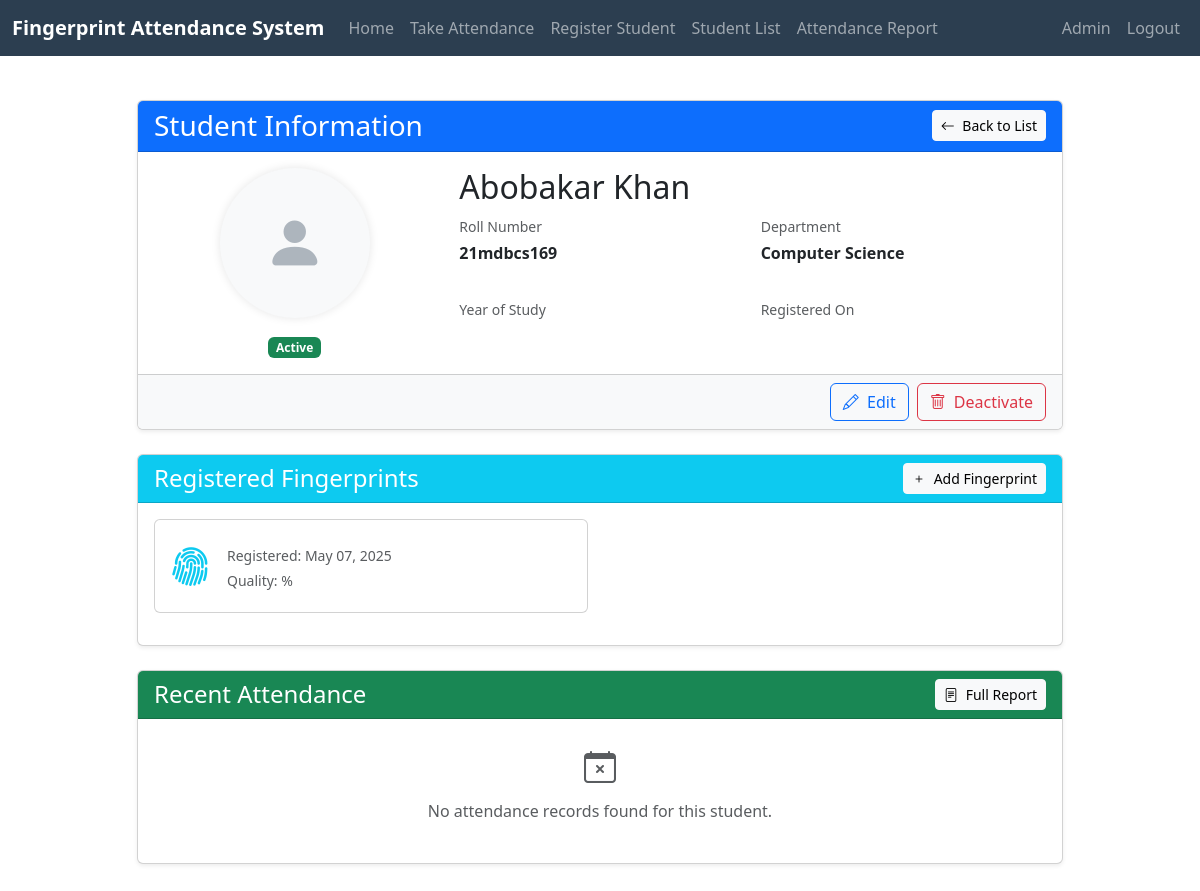
Page /students/3/ (signed in) on the committed database.
### attendance/models.py (models this page shows, shortened)
class Student(models.Model):
    name = models.CharField(max_length=100)
    roll_number = models.CharField(max_length=20, unique=True)
    department = models.ForeignKey(Department, on_delete=models.CASCADE)
    joined_date = models.DateTimeField(default=timezone.now)
    is_active = models.BooleanField(default=True)

class Department(models.Model):
    name = models.CharField(max_length=100)

class FingerPrint(models.Model):
    student = models.ForeignKey(Student, on_delete=models.CASCADE, related_name='fingerprints')
    fingerprint_data = models.BinaryField()  # Store fingerprint template as binary data
    finger_label = models.CharField(max_length=20, default="Right Index")  # e.g., "Right Index", "Left Thumb"
    created_at = models.DateTimeField(auto_now_add=True)
    updated_at = models.DateTimeField(auto_now=True)
    class Meta:
        unique_together = ('student', 'finger_label')

### attendance/views.py (the view)
# urls.py: path('students/<int:student_id>/', views.student_detail, name='student_detail'),
@login_required
def student_detail(request, student_id):
    student = get_object_or_404(Student, id=student_id)
    fingerprints = FingerPrint.objects.filter(student=student)
    recent_attendance = Attendance.objects.filter(
        student=student
    ).order_by('-date', '-time')[:10]
    context = {
        'student': student,
        'fingerprints': fingerprints,
        'recent_attendance': recent_attendance,
        'title': f'Student: {student.name}'
    }
    return render(request, 'attendance/student_details.html', context)

### attendance/templates/attendance/student_details.html (shortened to what this page needs)
{% extends 'attendance/base.html' %}
{% block content %}
<div class="container py-4">
    <div class="row">
        <div class="col-lg-10 mx-auto">
            <div class="card shadow-sm mb-4">
                <div class="card-header bg-primary text-white d-flex justify-content-between align-items-center">
                    <h3 class="mb-0">Student Information</h3>
                    <div>
                        <a href="{% url 'student_list' %}" class="btn btn-sm btn-light">
                            <i class="bi bi-arrow-left me-1"></i> Back to List
                        </a>
                    </div>
                </div>
                <div class="card-body">
                    <div class="row">
                        <div class="col-md-4 text-center mb-3 mb-md-0">
                            <div class="avatar-container mb-3">
                                <div class="avatar-placeholder bg-light rounded-circle d-flex align-items-center justify-content-center" style="width: 150px; height: 150px; font-size: 60px; margin: 0 auto;">
                                    <i class="bi bi-person-fill"></i>
                                </div>
                            </div>
                            <div class="status-indicator">
                                {% if student.is_active %}
                                <span class="badge bg-success">Active</span>
                                {% else %}
                                <span class="badge bg-danger">Inactive</span>
                                {% endif %}
                            </div>
                        </div>
                        <div class="col-md-8">
                            <h2 class="mb-2">{{ student.name }}</h2>
                            <div class="row g-3">
                                <div class="col-md-6">
                                    <div class="mb-3">
                                        <label class="form-label text-muted small mb-1">Roll Number</label>
                                        <div class="fw-bold">{{ student.roll_number }}</div>
                                    </div>
                                </div>
                                <div class="col-md-6">
                                    <div class="mb-3">
                                        <label class="form-label text-muted small mb-1">Department</label>
                                        <div class="fw-bold">{{ student.department.name }}</div>
                                    </div>
                                </div>
                                <div class="col-md-6">
                                    <div class="mb-3">
                                        <label class="form-label text-muted small mb-1">Year of Study</label>
                                    </div>
                                </div>
                                <div class="col-md-6">
                                    <div class="mb-3">
                                        <label class="form-label text-muted small mb-1">Registered On</label>
                                    </div>
                                </div>
                            </div>
                        </div>
                    </div>
                </div>
                <div class="card-footer bg-light">
                    <div class="d-flex justify-content-end">
                        <a href="#" class="btn btn-outline-primary me-2">
                            <i class="bi bi-pencil me-1"></i> Edit
                        </a>
                        <button type="button" class="btn btn-outline-danger">
                            <i class="bi bi-trash me-1"></i> Deactivate
                        </button>
                    </div>
                </div>
            </div>
            <div class="card shadow-sm mb-4">
                <div class="card-header bg-info text-white d-flex justify-content-between align-items-center">
                    <h4 class="mb-0">Registered Fingerprints</h4>
                    <div>
                        <a href="{% url 'register_fingerprint' student.id %}" class="btn btn-sm btn-light">
                            <i class="bi bi-plus me-1"></i> Add Fingerprint
                        </a>
                    </div>
                </div>
                <div class="card-body">
                    {% if fingerprints %}
                    <div class="row">
                        {% for print in fingerprints %}
                        <div class="col-md-6 mb-3">
                            <div class="card h-100">
                                <div class="card-body">
                                    <div class="d-flex align-items-center">
                                        <div class="flex-shrink-0">
                                            <i class="bi bi-fingerprint fs-1 text-info"></i>
                                        </div>
                                        <div class="flex-grow-1 ms-3">
                                            <p class="card-text text-muted mb-1 small">Registered: {{ print.created_at|date:"M d, Y" }}</p>
                                            <p class="card-text text-muted small">Quality: {{ print.quality }}%</p>
                                        </div>
                                    </div>
                                </div>
                            </div>
                        </div>
                        {% endfor %}
                    </div>
                    {% endif %}
                </div>
            </div>
            <div class="card shadow-sm">
                <div class="card-header bg-success text-white d-flex justify-content-between align-items-center">
                    <h4 class="mb-0">Recent Attendance</h4>
                    <div>
                        <a href="{% url 'attendance_report' %}?roll_number={{ student.roll_number }}" class="btn btn-sm btn-light">
                            <i class="bi bi-file-text me-1"></i> Full Report
                        </a>
                    </div>
                </div>
                <div class="card-body p-0">
                    {% if recent_attendance %}
                    <div class="table-responsive">
                        <table class="table table-striped table-hover mb-0">
                            <thead>
                                <tr>
                                    <th>Date</th>
                                    <th>Time</th>
                                    <th>Meal</th>
                                    <th>Fingerprint Used</th>
                                </tr>
                            </thead>
                            <tbody>
                                {% for attendance in recent_attendance %}
                                <tr>
                                    <td>{{ attendance.date|date:"M d, Y" }}</td>
                                    <td>{{ attendance.time|time:"h:i A" }}</td>
                                    <td>
                                        {% if attendance.meal_type == 'breakfast' %}
                                            <span class="badge bg-warning text-dark">Breakfast</span>
                                        {% elif attendance.meal_type == 'lunch' %}
                                            <span class="badge bg-info">Lunch</span>
                                        {% elif attendance.meal_type == 'dinner' %}
                                            <span class="badge bg-dark">Dinner</span>
                                        {% endif %}
                                    </td>
                                    <td>{{ attendance.fingerprint_used.get_finger_label_display }}</td>
                                </tr>
                                {% endfor %}
                            </tbody>
                        </table>
                    </div>
                    {% else %}
                    <div class="text-center py-4">
                        <i class="bi bi-calendar-x fs-2 text-muted"></i>
                        <p class="text-muted mt-2">No attendance records found for this student.</p>
                    </div>
                    {% endif %}
                </div>
            </div>
        </div>
    </div>
</div>
{% endblock %}
{% block extra_css %}
<link rel="stylesheet" href="https://cdn.jsdelivr.net/npm/bootstrap-icons@1.7.2/font/bootstrap-icons.css">
{% endblock %}

### attendance/templates/attendance/student_details.html (style rules this page uses)
.avatar-placeholder { box-shadow: 0 0 10px rgba(0, 0, 0, 0.1); color: #adb5bd; }

### rows in the picture
Student: name "Abobakar Khan", roll_number "21mdbcs169", department.name "Computer Science"
FingerPrint: created_at "May 07, 2025"
